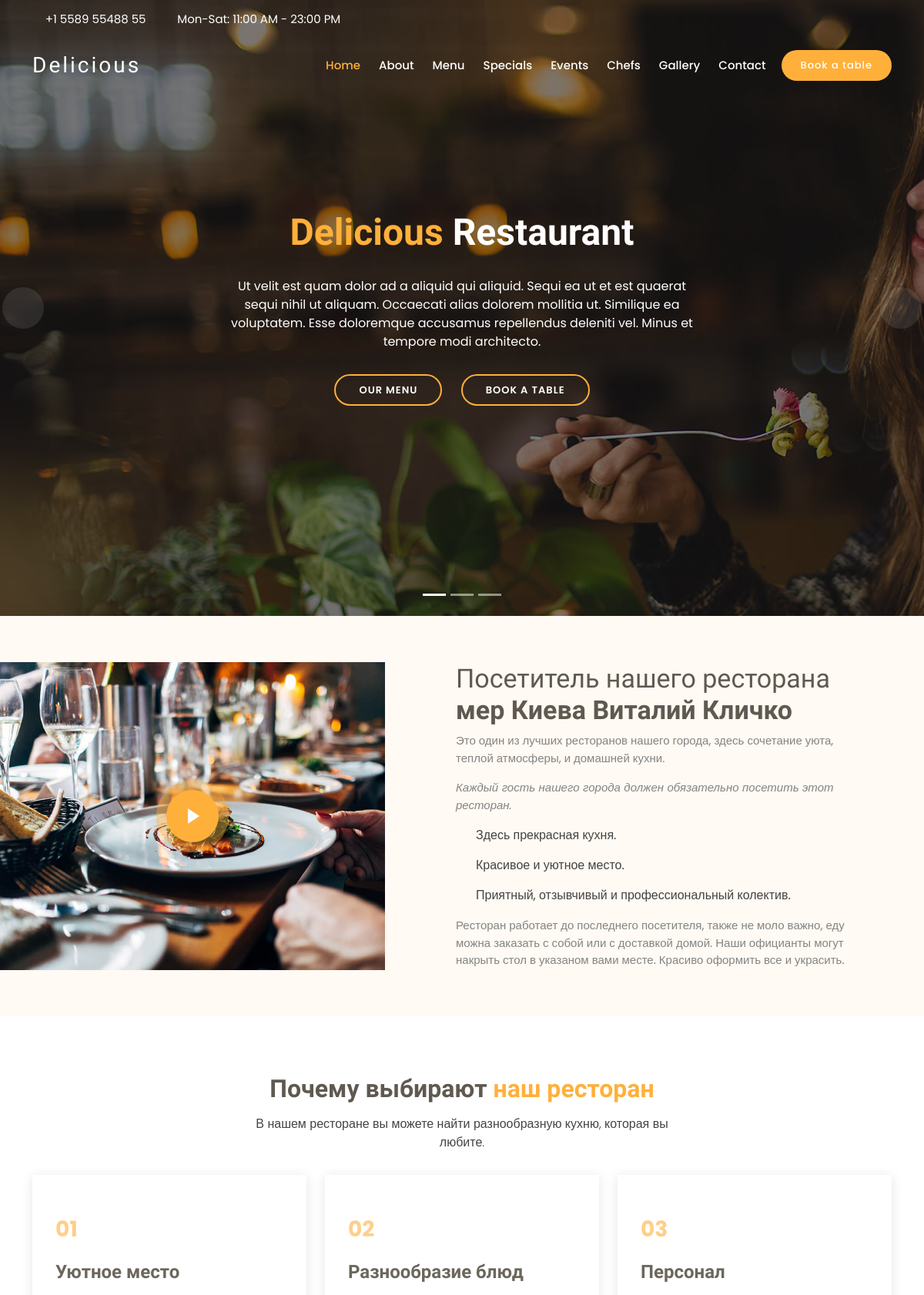
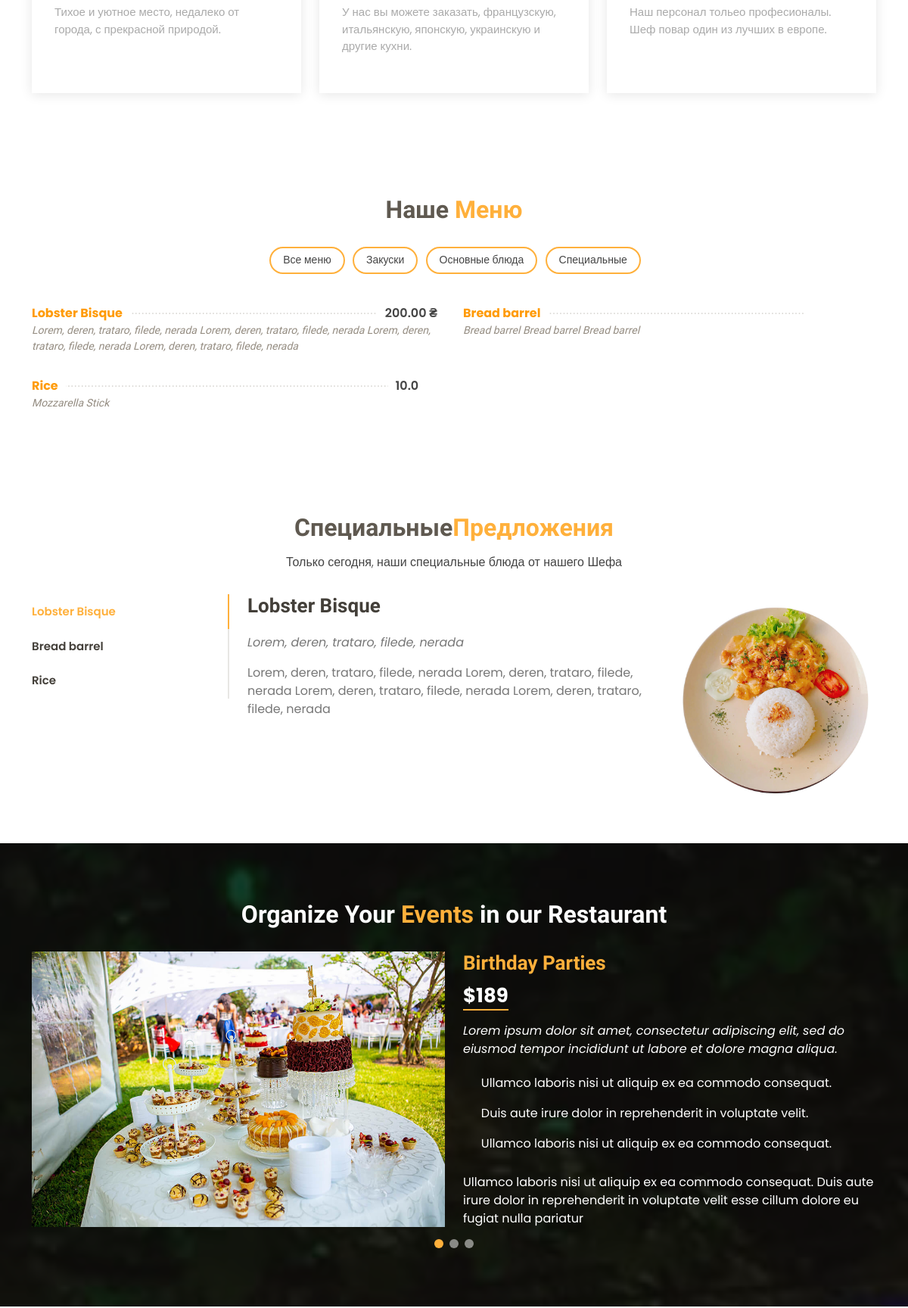
The page / (upper part) on the database its author committed (2 pictures, top to bottom).
### main_page/models.py (models this page shows, shortened)
class Category(models.Model):
    name = models.CharField(max_length=40, unique=True, db_index=True)
    is_visible = models.BooleanField(default=True)
    position = models.PositiveIntegerField(unique=True)
    class Meta:
        ordering = ('position', )

class Dish(models.Model):
    def get_file_name(self, filename: str):
        ext = filename.strip().split('.')[-1]
        filename = f'{uuid4()}.{ext}'
        return path.join('images/dishes', filename)
    name = models.CharField(max_length=50, unique=True, db_index=True)
    price = models.DecimalField(max_digits=8, decimal_places=2)
    ingredients = models.CharField(max_length=200)
    category = models.ForeignKey(Category, on_delete=models.CASCADE)
    desc = models.TextField(max_length=500, blank=True)
    is_visible = models.BooleanField(default=True)
    is_special = models.BooleanField(default=False)
    position = models.PositiveSmallIntegerField()
    photo = models.ImageField(upload_to=get_file_name)

### main_page/views.py (the view)
# urls.py: path('', include('main_page.urls', namespace='main_page'))
def main_page(request):
    if request.method == 'POST':
        reservation = UserReservationForm(request.POST)
        if reservation.is_valid():
            reservation.save()
            return redirect('/')
    reservation = UserReservationForm()
    categories = Category.objects.filter(is_visible=True).order_by('position')
    dishes = Dish.objects.filter(is_visible=True).order_by('position')
    special = Dish.objects.filter(is_visible=True, is_special=True).order_by('position')
    galleries = list(Gallery.objects.all())
    random.shuffle(galleries)
    return render(request, 'main.html', context={
        'galleries': galleries,
        'categories': categories,
        'dishes': dishes,
        'special': special,
        'reservation': reservation,
    })

### main_page/templates/main.html (shortened to what this page needs)
{% extends 'index.html' %}
{% block content %}
 <main id="main">
    <section id="about" class="about">
      <div class="container-fluid">
        <div class="row">
          <div class="col-lg-5 align-items-stretch video-box" style='background-image: url("static/assets/img/about.jpg");'>
            <a href="https://www.youtube.com/watch?v=rPu5Lti3Zj4&ab_channel=VideostreamProduction" class="venobox play-btn mb-4" data-vbtype="video" data-autoplay="true"></a>
          </div>
          <div class="col-lg-7 d-flex flex-column justify-content-center align-items-stretch">
            <div class="content">
              <h3> Посетитель нашего ресторана <strong>мер Киева Виталий Кличко</strong></h3>
              <p>
                Это один из лучших ресторанов нашего города, здесь сочетание уюта, теплой атмосферы, и домашней кухни.
              </p>
              <p class="fst-italic">
                Каждый гость нашего города должен обязательно посетить этот ресторан.
              </p>
              <ul>
                <li><i class="bx bx-check-double"></i> Здесь прекрасная кухня.</li>
                <li><i class="bx bx-check-double"></i> Красивое и уютное место.</li>
                <li><i class="bx bx-check-double"></i> Приятный, отзывчивый и профессиональный колектив.</li>
              </ul>
              <p>
                Ресторан работает до последнего посетителя, также не моло важно, еду можна заказать с собой
                  или с доставкой домой. Наши официанты могут накрыть стол в указаном вами месте.
                  Красиво оформить все и украсить.
              </p>
            </div>
          </div>
        </div>
      </div>
    </section>
    <section id="why-us" class="why-us">
      <div class="container">
        <div class="section-title">
          <h2>Почему выбирают <span>наш ресторан</span></h2>
          <p>В нашем ресторане вы можете найти разнообразную кухню, которая вы любите.</p>
        </div>
        <div class="row">
          <div class="col-lg-4">
            <div class="box">
              <span>01</span>
              <h4>Уютное место</h4>
              <p>Тихое и уютное место, недалеко от города, с прекрасной природой.</p>
            </div>
          </div>
          <div class="col-lg-4 mt-4 mt-lg-0">
            <div class="box">
              <span>02</span>
              <h4>Разнообразие блюд</h4>
              <p>У нас вы можете заказать, французскую, итальянскую, японскую, украинскую и другие
              кухни.</p>
            </div>
          </div>
          <div class="col-lg-4 mt-4 mt-lg-0">
            <div class="box">
              <span>03</span>
              <h4> Персонал </h4>
              <p>Наш персонал тольео професионалы. Шеф повар один из лучших в европе.</p>
            </div>
          </div>
        </div>
      </div>
    </section>
    {% include 'main_menu.html' %}
    {% include 'special.html' %}
    <section id="events" class="events">
      <div class="container">
        <div class="section-title">
          <h2>Organize Your <span>Events</span> in our Restaurant</h2>
        </div>
        <div class="events-slider swiper-container">
          <div class="swiper-wrapper">
            <div class="swiper-slide">
              <div class="row event-item">
                <div class="col-lg-6">
                  <img src="static/assets/img/event-birthday.jpg" class="img-fluid" alt="">
                </div>
                <div class="col-lg-6 pt-4 pt-lg-0 content">
                  <h3>Birthday Parties</h3>
                  <div class="price">
                    <p><span>$189</span></p>
                  </div>
                  <p class="fst-italic">
                    Lorem ipsum dolor sit amet, consectetur adipiscing elit, sed do eiusmod tempor incididunt ut labore et dolore
                    magna aliqua.
                  </p>
                  <ul>
                    <li><i class="bi bi-check-circle"></i> Ullamco laboris nisi ut aliquip ex ea commodo consequat.</li>
                    <li><i class="bi bi-check-circle"></i> Duis aute irure dolor in reprehenderit in voluptate velit.</li>
                    <li><i class="bi bi-check-circle"></i> Ullamco laboris nisi ut aliquip ex ea commodo consequat.</li>
                  </ul>
                  <p>
                    Ullamco laboris nisi ut aliquip ex ea commodo consequat. Duis aute irure dolor in reprehenderit in voluptate
                    velit esse cillum dolore eu fugiat nulla pariatur
                  </p>
                </div>
              </div>
            </div>
            <div class="swiper-slide">
              <div class="row event-item">
                <div class="col-lg-6">
                </div>
              </div>
            </div>
            <div class="swiper-slide">
              <div class="row event-item">
                <div class="col-lg-6 pt-4 pt-lg-0 content">
                </div>
              </div>
            </div>
          </div>
          <div class="swiper-pagination"></div>
        </div>
      </div>
    </section>
  </main>
{% endblock %}

### main_page/templates/main_menu.html
<section id="menu" class="menu">
        <div class="container">
            <div class="section-title">
              <h2>Наше <span>Меню</span></h2>
            </div>
            <div class="row">
              <div class="col-lg-12 d-flex justify-content-center">
                <ul id="menu-flters">
                    <li data-filter="*" class="=filter-active">Все меню</li>
                    {% for item in categories %}
                        <li data-filter=".filter-{{ item.id }}">{{ item.name }}</li>
                    {% endfor %}
                </ul>
              </div>
            </div>
            <div class="row menu-container">
                {% for dish in dishes %}
                     <div class="col-lg-6 menu-item filter-{{ dish.category.id }}">
                        <div class="menu-content">
                          <a href="#">{{ dish.name }}</a><span>{{ dish.price }} &#8372;</span>
                        </div>
                        <div class="menu-ingredients">
                            {{ dish.desc }}
                        </div>
                     </div>
                {% endfor %}
            </div>
        </div>
</section>

### main_page/templates/special.html (shortened to what this page needs)
<section id="specials" class="specials">
    <div class="container">
        <div class="section-title">
            <h2>Специальные<span>Предложения</span></h2>
            <p>Только сегодня, наши специальные блюда от нашего Шефа</p>
        </div>
        <div class="row">
            <div class="col-lg-3">
                <ul class="nav nav-tabs flex-column">
                    {% for item in special %}
                        {% if forloop.first %}
                            <li class="nav-item">
                                <a class="nav-link active show" data-bs-toggle="tab"
                                   href="#tab-{{ forloop.counter }}">{{ item.name }}</a>
                            </li>
                        {% else %}
                            <li class="nav-item">
                                <a class="nav-link" data-bs-toggle="tab"
                                   href="#tab-{{ forloop.counter }}">{{ item.name }}</a>
                            </li>
                        {% endif %}
                    {% endfor %}
                </ul>
            </div>
            <div class="col-lg-9 mt-4 mt-lg-0">
                <div class="tab-content">
                    {% for item in special %}
                        {% if forloop.first %}
                            <div class="tab-pane active show" id="tab-{{ forloop.counter }}">
                                <div class="row">
                                    <div class="col-lg-8 details order-2 order-lg-1">
                                        <h3>{{ item.name }}</h3>
                                        <p class="fst-italic">{{ item.ingredients }}</p>
                                        <p>{{ item.desc }}</p>
                                    </div>
                                    <div class="col-lg-4 text-center order-1 order-lg-2">
                                        <img src={{ item.photo.url }} alt="" class="img-fluid">
                                    </div>
                                </div>
                            </div>
                        {% endif %}
                    {% endfor %}
                </div>
            </div>
        </div>
    </div>
</section>

### rows shown on the page
Category: name "Закуски"
Category: name "Основные блюда"
Category: name "Специальные"
Dish: name "Lobster Bisque", price "200.00", desc "Lorem, deren, trataro, filede, nerada Lorem, deren, trataro, filede, nerada Lorem, deren, trataro, filede, nerada Lorem, deren, trataro, filede, nerada", ingredients "Lorem, deren, trataro, filede, nerada", photo (picture)
Dish: name "Bread barrel", desc "Bread barrel Bread barrel Bread barrel"
Dish: name "Rice", price "10.00", desc "Mozzarella Stick"
